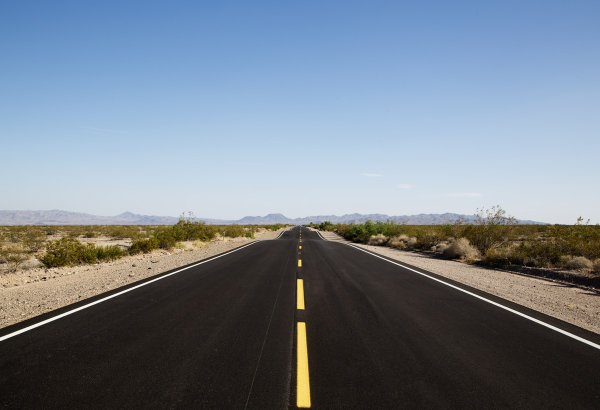
#> input picture images/way.jpg, 1200 x 820 px, found by its file name (shown at 1/2 size)
$ jupyter execute '[2]_histogram.ipynb'   (shell and % lines are left out)
#> lines starting #> are read from the running program, lines starting #| are printed output that depends on the picture
[cell 1]
import time
from functools import wraps

def calc_time(f):
  @wraps(f)
  def wrapper(*args, **kwds):
    start = time.time()
    result = f(*args, **kwds)
    elapsed = time.time() - start
    print("%s took %ds" % (f.__name__, elapsed))
    return result
  return wrapper

[cell 2]
import numpy as np

class Histogram:
    def __init__(self):
        return None

    @calc_time
    def calc_histogram_by_loop(self, image):
        counts = np.zeros(256)
        for x in image.flatten():
            counts[x] += 1
        return counts / image.size

    @calc_time
    def calc_histogram_by_numpy(self, image):
        hist, bin = np.histogram(image.flatten(), range(256))
        return hist / image.size

    @calc_time
    def calc_cdf(self, hist):
        cdf = np.zeros(256)
        cdf[0] = hist[0]
        for i in range(1, 256):
            cdf[i] = cdf[i - 1] + hist[i]
        return cdf

    @calc_time
    def histogram_equalization(self, image):
        hist = self.calc_histogram_by_loop(image)
        cdf = self.calc_cdf(hist)

        cdf_unit8 = (255 * cdf).astype("uint8")
        image_equalization = np.vectorize(lambda x: cdf_unit8[x])(image)
        return image_equalization

    @calc_time
    def matching(self, src_image, dest_image):
        src_hist = self.calc_histogram_by_loop(src_image)
        src_cdf = self.calc_cdf(src_hist)
        dest_hist = self.calc_histogram_by_loop(dest_image)
        dest_cdf = self.calc_cdf(dest_hist)

        matching_image = src_image.copy()
        for i in range(256):
            out = np.argmin(np.abs(src_cdf[i] - dest_cdf))
            matching_image[src_image==i] = out

        return matching_image

## Calculate histogram

[cell 3]
import cv2

image = cv2.imread('way.jpg', 0)
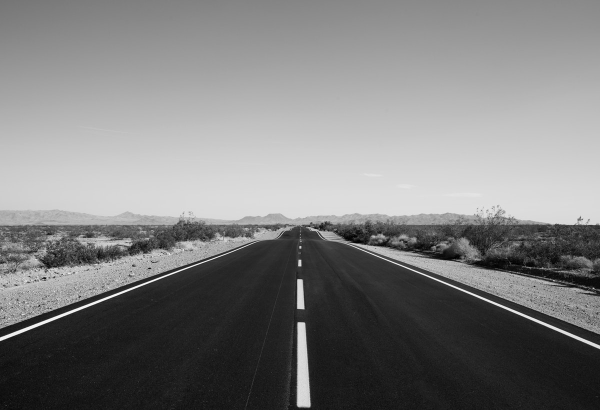
#> image: shape (820, 1200) (shown at 1/2 size); min 0, max 255, mean 125.6
histogram = Histogram()

Compare calculate histogram by loop and numpy

[cell 4]
histogram.calc_histogram_by_loop(image)[0]
#> the loop in calc_histogram_by_loop, `for x in image.flatten():` made 984000 passes
#> x on passes 1 to 3: 116, 117, 117
#> after the loop in calc_histogram_by_loop, `for x in image.flatten():`: counts = 256 values, max 15503 at index 30, min 42 at index 253, mean 3843.8
#> in wrapper, `result = f(*args, **kwds)`: result = 256 values, max 0.0158 at index 30, min 4.27e-05 at index 253, mean 0.00391
#> Out = 0.000128

[cell 5]
histogram.calc_histogram_by_numpy(image)[0]
#> in calc_histogram_by_numpy, `hist, bin = np.histogram(image.flatten(), range(256))`: hist = 255 values, max 15503 at index 30, min 42 at index 253, mean 3858.8; bin = 256 values from 0 to 255
#> Out = 0.000128

Calculate and visualize histogram of the image

[cell 6]
import matplotlib.pyplot as plt

hist = histogram.calc_histogram_by_loop(image)
#> the loop in calc_histogram_by_loop (call 2), `for x in image.flatten():` made 984000 passes
#> hist has the same summary as result in wrapper

fig, ax = plt.subplots(1, 3, figsize=(16, 5))
ax[0].imshow(image, cmap="gray")
ax[0].axis("off")
ax[0].set_title("original", fontsize=12)

ax[1].bar(range(256), hist)
ax[1].set_title("Histogram", fontsize=12)

ax[2].plot(range(256), histogram.calc_cdf(hist))
ax[2].set_title("CDF", fontsize=12)

plt.show()
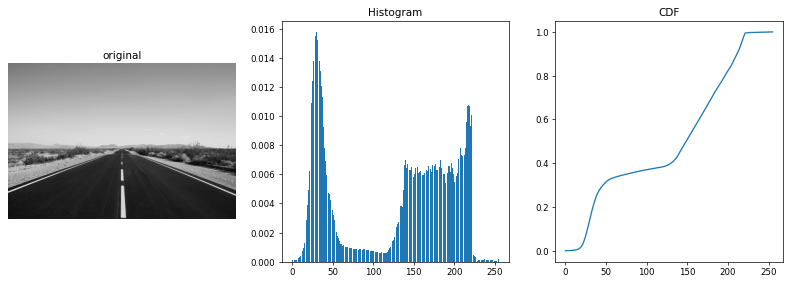
#> figure drawn by matplotlib, 3 panels; panel 2: tallest bar 0.0158 high, from x = 29.6 to 30.4; panel 3: curve peaks at x = 255, y = 1

## Histogram Equalization
Histogram Equalization is an operation to create an image (from a given image) whose pixels’s value distributed uniformly in [0, 255]

* Purpose of histogram equalization: to create image not too dark, not too bright, and high contrast.

[cell 7]
image_equalization = histogram.histogram_equalization(image)
#> in histogram_equalization, `hist = self.calc_histogram_by_loop(image)`: hist has the same summary as result in wrapper
#> in histogram_equalization, `cdf = self.calc_cdf(hist)`: cdf = 256 values from 0.000128 to 1
#> in histogram_equalization, `cdf_unit8 = (255 * cdf).astype("uint8")`: cdf_unit8 = 256 values from 0 to 255
#> in histogram_equalization, `image_equalization = np.vectorize(lambda x: cdf_unit8[x])(image)`:
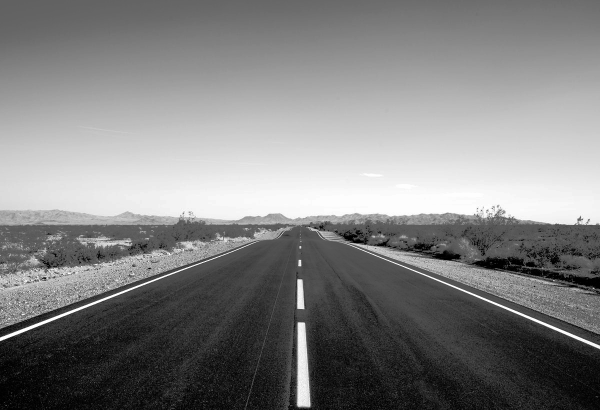
#> image_equalization: shape (820, 1200) (shown at 1/2 size); min 0, max 255, mean 128
histogram_equalization = Histogram()
hist_equalized = histogram_equalization.calc_histogram_by_loop(image_equalization)
#> hist_equalized = 256 values, max 0.0158 at index 36, min 0 at index 6, mean 0.00391

fig, ax = plt.subplots(1, 3, figsize=(16, 5))

ax[0].imshow(image_equalization, cmap="gray")
ax[0].axis("off")
ax[0].set_title("image equalized", fontsize=12)

ax[1].bar(range(256), hist_equalized)
ax[1].set_title("Histogram", fontsize=12)

ax[2].plot(range(256), histogram_equalization.calc_cdf(hist_equalized))
ax[2].set_title("CDF", fontsize=12)

plt.show()
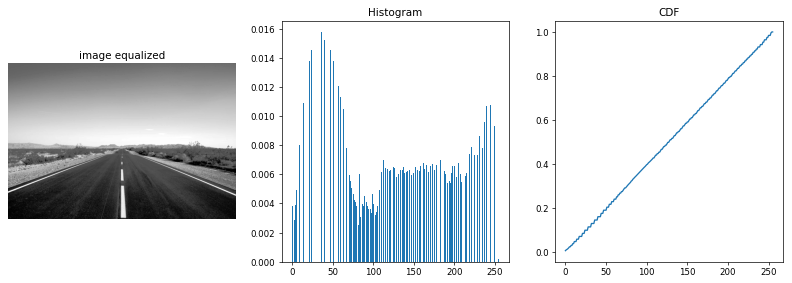
#> figure drawn by matplotlib, 3 panels; panel 2: tallest bar 0.0158 high, from x = 35.6 to 36.4; panel 3: curve peaks at x = 255, y = 1

## Histogram Matching

[cell 8]
src_image = cv2.imread('way.jpg', 0)
dest_image = cv2.imread('matching.jpg', 0)
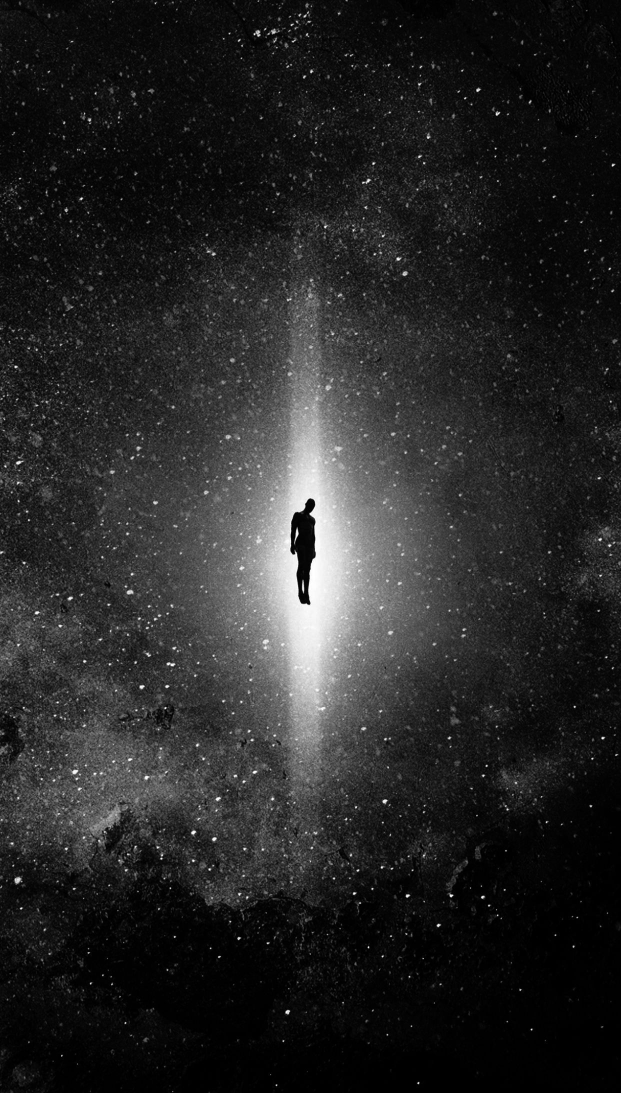
#> input picture images/matching.jpg, 1242 x 2185 px, found by its file name (shown at 1/2 size)
#> dest_image is the input picture: shape (2185, 1242); min 0, max 255, mean 38.2
test_matching = Histogram()
src_image = cv2.resize(src_image, (dest_image.shape[1], dest_image.shape[0]))
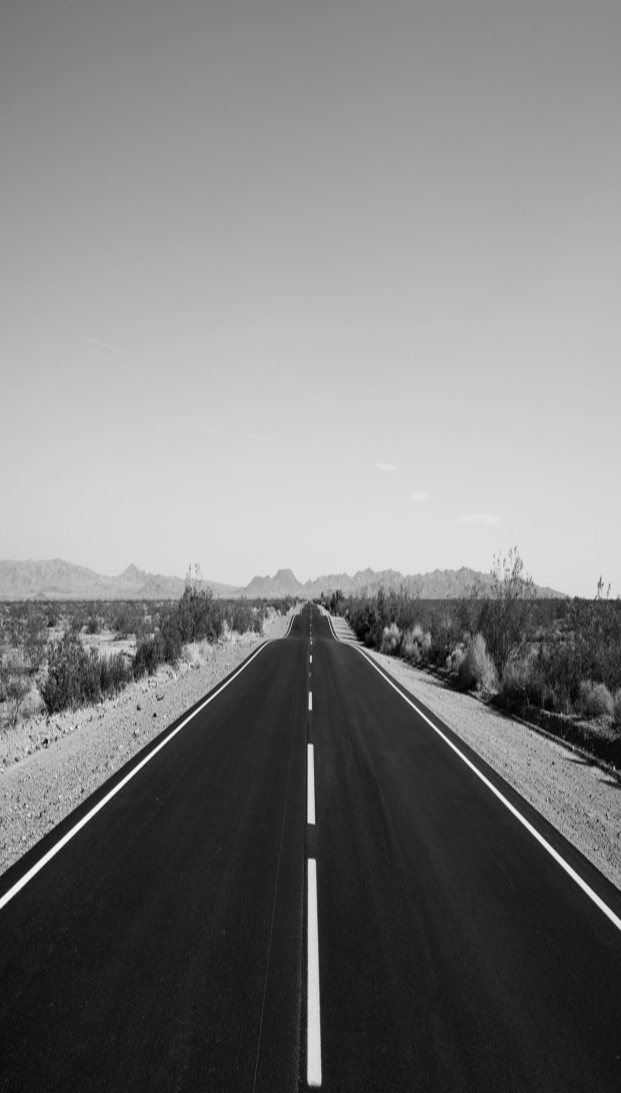
#> src_image: shape (2185, 1242) (shown at 1/2 size); min 0, max 255, mean 125.5
image_after_matching = test_matching.matching(src_image, dest_image)
#> in matching, `dest_hist = self.calc_histogram_by_loop(dest_image)`: dest_hist = 256 values, max 0.0512 at index 1, min 5.56e-05 at index 254, mean 0.00391
#> in matching, `dest_cdf = self.calc_cdf(dest_hist)`: dest_cdf = 256 values from 0.0443 to 1
#> the loop in matching, `for i in range(256):` made 256 passes
#> out on passes 1 to 3: 0, 0, 0
#> after the loop in matching, `for i in range(256):`:
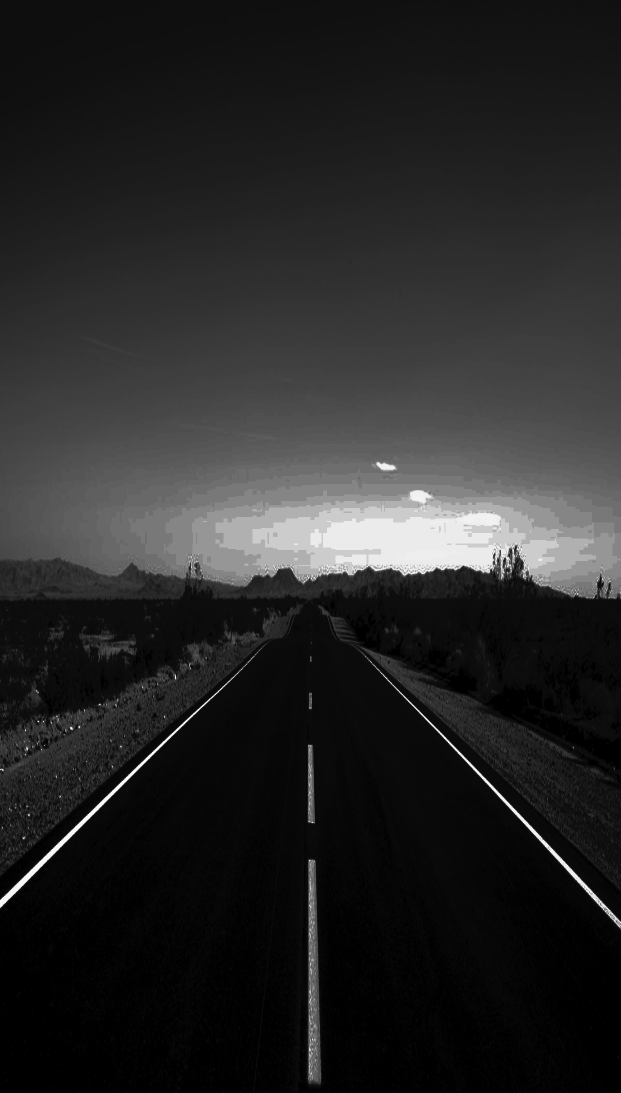
#> matching_image: shape (2185, 1242) (shown at 1/2 size); min 0, max 255, mean 38.7

[cell 9]
fig, ax = plt.subplots(2, 3, figsize=(18, 9))

ax[0][0].imshow(src_image, cmap="gray")
ax[0][0].axis("off")
ax[0][0].set_title("source image", fontsize=12)

ax[0][1].imshow(dest_image, cmap="gray")
ax[0][1].axis("off")
ax[0][1].set_title("dest image", fontsize=12)

ax[0][2].imshow(image_after_matching, cmap="gray")
ax[0][2].axis("off")
ax[0][2].set_title("image after matching", fontsize=12)

ax[1][0].bar(range(255), test_matching.calc_histogram_by_numpy(src_image))
ax[1][0].set_title("Histogram", fontsize=12)

ax[1][1].bar(range(255), test_matching.calc_histogram_by_numpy(dest_image))
ax[1][1].set_title("Histogram", fontsize=12)

ax[1][2].bar(range(255), test_matching.calc_histogram_by_numpy(image_after_matching))
ax[1][2].set_title("Histogram", fontsize=12)
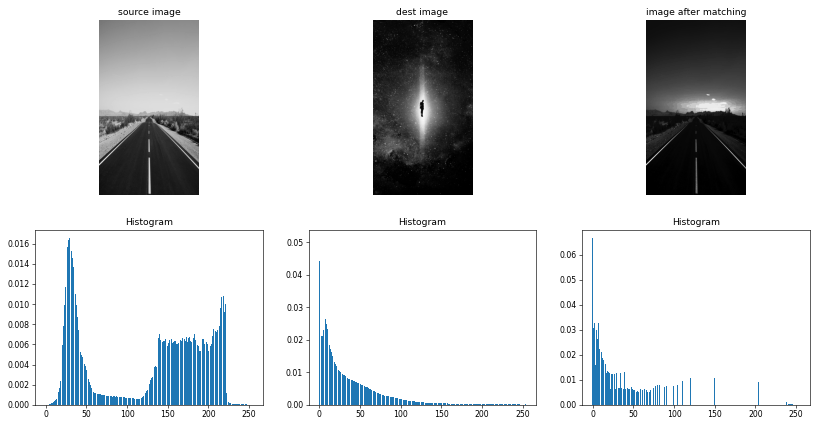
#> figure drawn by matplotlib, 6 panels; panel 4: tallest bar 0.0165 high, from x = 28.6 to 29.4; panel 5: tallest bar 0.0512 high, from x = 0.6 to 1.4; panel 6: tallest bar 0.0665 high, from x = -0.4 to 0.4
